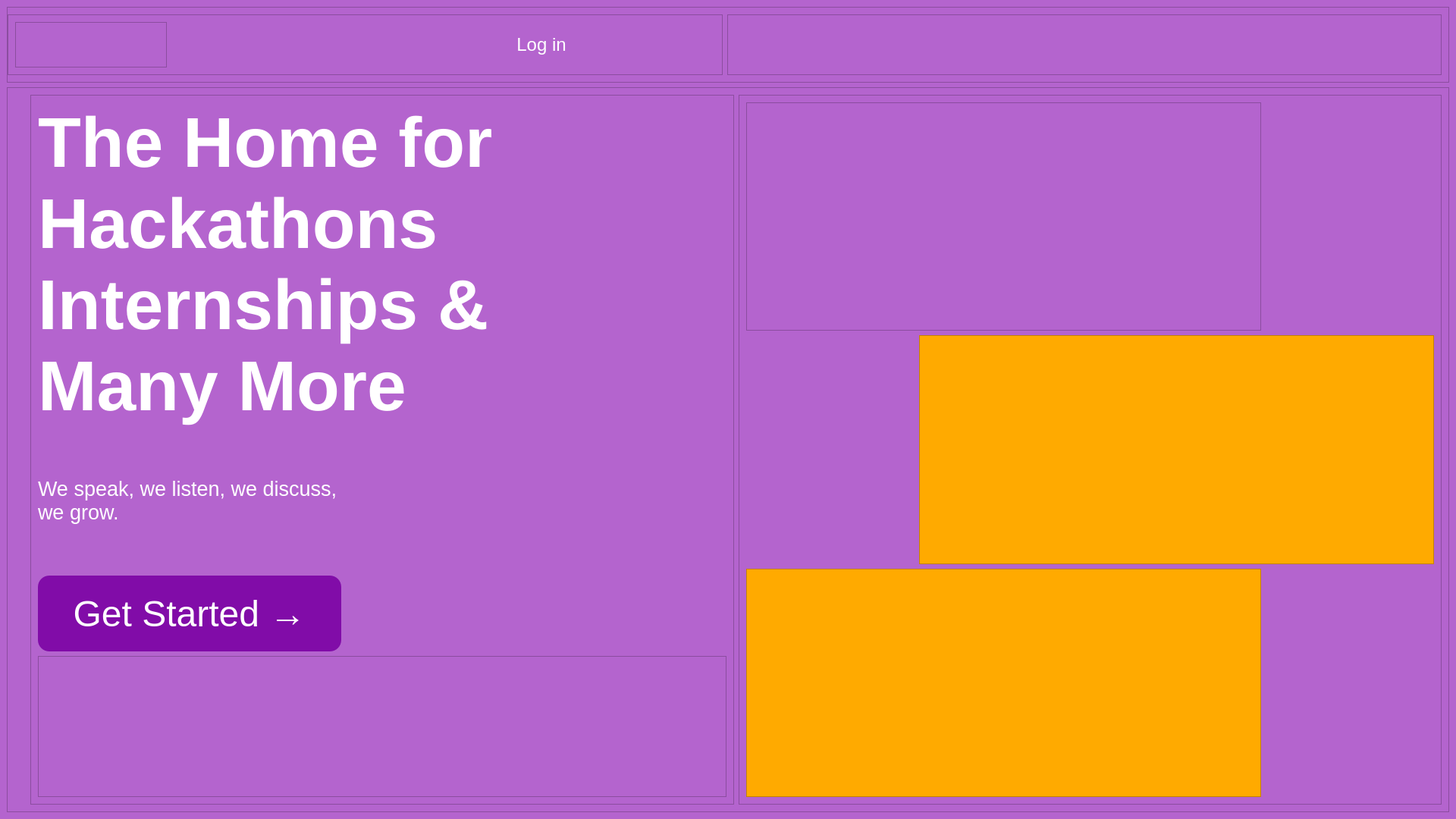
<?xml version="1.0" encoding="UTF-8"?>
<ui version="4.0">
 <class>MainWindow</class>
 <widget class="QMainWindow" name="MainWindow">
  <property name="geometry">
   <rect>
    <x>0</x>
    <y>0</y>
    <width>1920</width>
    <height>1080</height>
   </rect>
  </property>
  <property name="minimumSize">
   <size>
    <width>1500</width>
    <height>800</height>
   </size>
  </property>
  <property name="windowTitle">
   <string>MainWindow</string>
  </property>
  <property name="styleSheet">
   <string notr="true">background-color: rgb(180, 100, 206);</string>
  </property>
  <widget class="QWidget" name="centralwidget">
   <layout class="QVBoxLayout" name="verticalLayout">
    <item>
     <widget class="QFrame" name="frame">
      <property name="maximumSize">
       <size>
        <width>16777215</width>
        <height>100</height>
       </size>
      </property>
      <property name="styleSheet">
       <string notr="true"/>
      </property>
      <property name="frameShape">
       <enum>QFrame::StyledPanel</enum>
      </property>
      <property name="frameShadow">
       <enum>QFrame::Raised</enum>
      </property>
      <layout class="QHBoxLayout" name="horizontalLayout_2">
       <property name="leftMargin">
        <number>0</number>
       </property>
       <item>
        <widget class="QFrame" name="frame_5">
         <property name="minimumSize">
          <size>
           <width>0</width>
           <height>0</height>
          </size>
         </property>
         <property name="frameShape">
          <enum>QFrame::StyledPanel</enum>
         </property>
         <property name="frameShadow">
          <enum>QFrame::Raised</enum>
         </property>
         <layout class="QHBoxLayout" name="horizontalLayout_3">
          <item alignment="Qt::AlignLeft">
           <widget class="QFrame" name="frame_7">
            <property name="minimumSize">
             <size>
              <width>200</width>
              <height>0</height>
             </size>
            </property>
            <property name="styleSheet">
             <string notr="true">image: url(media/Color logo - no background.png);</string>
            </property>
            <property name="frameShape">
             <enum>QFrame::StyledPanel</enum>
            </property>
            <property name="frameShadow">
             <enum>QFrame::Raised</enum>
            </property>
           </widget>
          </item>
          <item>
           <widget class="QPushButton" name="Login_button">
            <property name="font">
             <font>
              <family>Leelawadee UI</family>
              <pointsize>18</pointsize>
             </font>
            </property>
            <property name="cursor">
             <cursorShape>PointingHandCursor</cursorShape>
            </property>
            <property name="styleSheet">
             <string notr="true">QPushButton{
	color: rgb(255, 255, 255);
	border:None;
}

QPushButton:hover{
	color: rgb(129, 12, 168);
}</string>
            </property>
            <property name="text">
             <string>Log in</string>
            </property>
            <property name="flat">
             <bool>true</bool>
            </property>
           </widget>
          </item>
         </layout>
        </widget>
       </item>
       <item>
        <widget class="QFrame" name="frame_6">
         <property name="frameShape">
          <enum>QFrame::StyledPanel</enum>
         </property>
         <property name="frameShadow">
          <enum>QFrame::Raised</enum>
         </property>
        </widget>
       </item>
      </layout>
     </widget>
    </item>
    <item>
     <widget class="QFrame" name="frame_2">
      <property name="frameShape">
       <enum>QFrame::StyledPanel</enum>
      </property>
      <property name="frameShadow">
       <enum>QFrame::Raised</enum>
      </property>
      <layout class="QHBoxLayout" name="horizontalLayout">
       <property name="leftMargin">
        <number>30</number>
       </property>
       <item>
        <widget class="QFrame" name="frame_3">
         <property name="frameShape">
          <enum>QFrame::StyledPanel</enum>
         </property>
         <property name="frameShadow">
          <enum>QFrame::Raised</enum>
         </property>
         <layout class="QVBoxLayout" name="verticalLayout_2">
          <item>
           <widget class="QLabel" name="label">
            <property name="font">
             <font>
              <family>Leelawadee UI</family>
              <pointsize>70</pointsize>
              <bold>true</bold>
             </font>
            </property>
            <property name="styleSheet">
             <string notr="true">color: rgb(255, 255, 255);</string>
            </property>
            <property name="text">
             <string>The Home for 
Hackathons 
Internships &amp; 
Many More</string>
            </property>
           </widget>
          </item>
          <item>
           <widget class="QLabel" name="label_2">
            <property name="font">
             <font>
              <family>Leelawadee UI</family>
              <pointsize>20</pointsize>
             </font>
            </property>
            <property name="styleSheet">
             <string notr="true">color: rgb(255, 255, 255);</string>
            </property>
            <property name="text">
             <string>We speak, we listen, we discuss, 
we grow.</string>
            </property>
           </widget>
          </item>
          <item>
           <widget class="QPushButton" name="Get_Started_button">
            <property name="minimumSize">
             <size>
              <width>0</width>
              <height>100</height>
             </size>
            </property>
            <property name="maximumSize">
             <size>
              <width>400</width>
              <height>16777215</height>
             </size>
            </property>
            <property name="font">
             <font>
              <family>Leelawadee UI</family>
              <pointsize>36</pointsize>
              <bold>false</bold>
             </font>
            </property>
            <property name="cursor">
             <cursorShape>PointingHandCursor</cursorShape>
            </property>
            <property name="styleSheet">
             <string notr="true">QPushButton{
background-color: rgb(129, 12, 168);
color: rgb(255, 255, 255);
border-radius:15px;
}

QPushButton:hover{
	background-color: rgb(255, 255, 255);
	color: rgb(129, 12, 168);
}

QPushButton:pressed{
	background-color: rgb(69, 6, 90);
	color: rgb(255, 255, 255);
}
</string>
            </property>
            <property name="text">
             <string>Get Started →</string>
            </property>
           </widget>
          </item>
          <item>
           <widget class="QFrame" name="frame_9">
            <property name="frameShape">
             <enum>QFrame::StyledPanel</enum>
            </property>
            <property name="frameShadow">
             <enum>QFrame::Raised</enum>
            </property>
           </widget>
          </item>
         </layout>
        </widget>
       </item>
       <item>
        <widget class="QFrame" name="frame_4">
         <property name="styleSheet">
          <string notr="true">image: url(:/images/White_dot_pattern.png);</string>
         </property>
         <property name="frameShape">
          <enum>QFrame::StyledPanel</enum>
         </property>
         <property name="frameShadow">
          <enum>QFrame::Raised</enum>
         </property>
         <layout class="QGridLayout" name="gridLayout">
          <item row="0" column="3">
           <widget class="QFrame" name="frame_10">
            <property name="styleSheet">
             <string notr="true">background:transparent;
image:None;</string>
            </property>
            <property name="frameShape">
             <enum>QFrame::StyledPanel</enum>
            </property>
            <property name="frameShadow">
             <enum>QFrame::Raised</enum>
            </property>
           </widget>
          </item>
          <item row="1" column="0">
           <widget class="QFrame" name="frame_11">
            <property name="styleSheet">
             <string notr="true">background:transparent;
image:None;</string>
            </property>
            <property name="frameShape">
             <enum>QFrame::StyledPanel</enum>
            </property>
            <property name="frameShadow">
             <enum>QFrame::Raised</enum>
            </property>
           </widget>
          </item>
          <item row="3" column="3">
           <widget class="QFrame" name="frame_13">
            <property name="styleSheet">
             <string notr="true">background:transparent;
image:None;</string>
            </property>
            <property name="frameShape">
             <enum>QFrame::StyledPanel</enum>
            </property>
            <property name="frameShadow">
             <enum>QFrame::Raised</enum>
            </property>
           </widget>
          </item>
          <item row="0" column="0" colspan="3">
           <widget class="QFrame" name="frame_8">
            <property name="styleSheet">
             <string notr="true">/*background:transparent;*/
image: url(:/images/How-do-hackathons-work.png);
</string>
            </property>
            <property name="frameShape">
             <enum>QFrame::StyledPanel</enum>
            </property>
            <property name="frameShadow">
             <enum>QFrame::Raised</enum>
            </property>
           </widget>
          </item>
          <item row="1" column="1" colspan="3">
           <widget class="QFrame" name="frame_14">
            <property name="styleSheet">
             <string notr="true">/*background:transparent;*/
background-color: rgb(255, 170, 0);
image:None;</string>
            </property>
            <property name="frameShape">
             <enum>QFrame::StyledPanel</enum>
            </property>
            <property name="frameShadow">
             <enum>QFrame::Raised</enum>
            </property>
           </widget>
          </item>
          <item row="3" column="0" colspan="3">
           <widget class="QFrame" name="frame_12">
            <property name="styleSheet">
             <string notr="true">/*background:transparent;*/
background-color: rgb(255, 170, 0);
image:None;</string>
            </property>
            <property name="frameShape">
             <enum>QFrame::StyledPanel</enum>
            </property>
            <property name="frameShadow">
             <enum>QFrame::Raised</enum>
            </property>
           </widget>
          </item>
         </layout>
        </widget>
       </item>
      </layout>
     </widget>
    </item>
   </layout>
  </widget>
 </widget>
 <resources>
  <include location="media.qrc"/>
 </resources>
 <connections/>
</ui>
